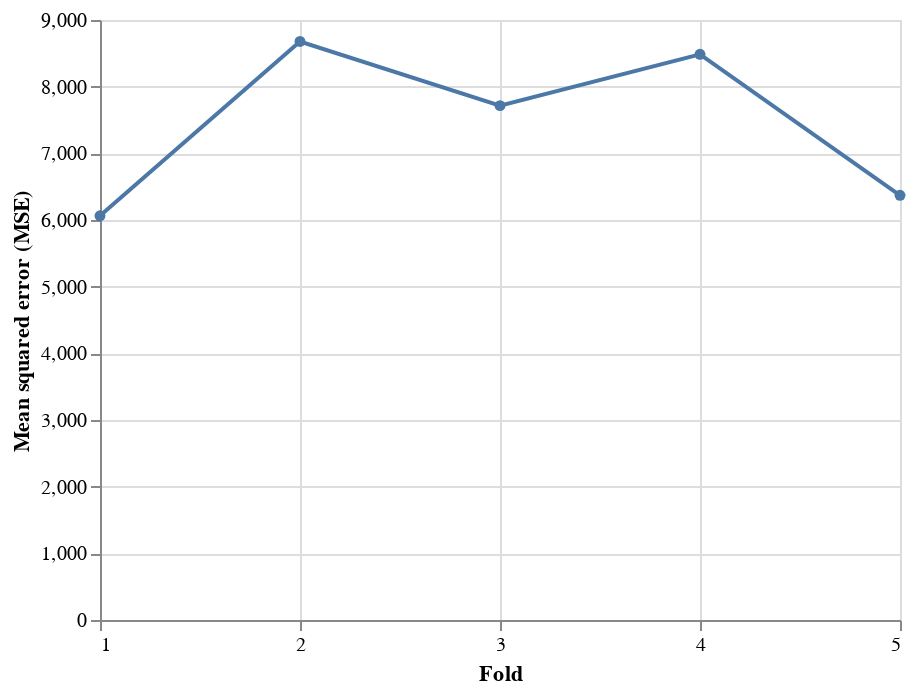

Write notebook code for a chart like this one.
### Code cell
alt.Chart(df_scores_lin.reset_index()).mark_line(
     point=alt.OverlayMarkDef()
).encode(
    x=alt.X("index", bin=False, title="Fold", axis=alt.Axis(tickCount=5)),
    y=alt.Y("lr", aggregate="mean", title="Mean squared error (MSE)")
)

### Figure 1 — Vega-Lite specification as saved in the notebook (floating-point values rounded to 4 significant figures)
{"config": {"view": {"continuousWidth": 400, "continuousHeight": 300}}, "data": {"name": "data-b13fb771488629a58f14481e4d6721d4"}, "mark": {"type": "line", "point": {}}, "encoding": {"x": {"axis": {"tickCount": 5}, "bin": false, "field": "index", "title": "Fold", "type": "quantitative"}, "y": {"aggregate": "mean", "field": "lr", "title": "Mean squared error (MSE)", "type": "quantitative"}}, "$schema": "https://vega.github.io/schema/vega-lite/v4.17.0.json", "datasets": {"data-b13fb771488629a58f14481e4d6721d4": [{"index": 1, "lr": 6063.0}, {"index": 2, "lr": 8678.0}, {"index": 3, "lr": 7715.0}, {"index": 4, "lr": 8485.0}, {"index": 5, "lr": 6371.0}]}}
